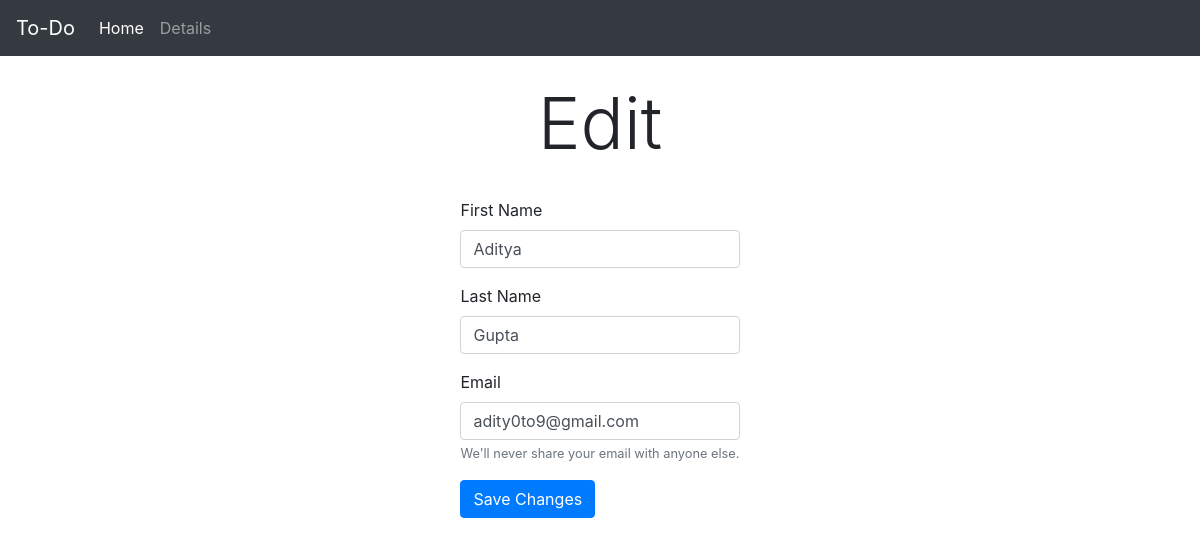
/edit/18, run on the app's committed database.
### todo/models.py (models this page shows)
class User(models.Model):
    fname = models.CharField(max_length=100)
    lname = models.CharField(max_length=100)
    email = models.EmailField(max_length=500)

### crud/views.py (the view)
# urls.py: path('edit/<int:edit_id>', views.edit),
def edit(request, edit_id):
    user = User.objects.get(id=edit_id)
    data = {'d': user}
    return render(request, 'edit.html', data)

### templates/edit.html (shortened to what this page needs)
{% extends 'base.html' %}
{% block content %}
<h1 class="display-3 text-center">Edit</h1>
<div class='container d-flex justify-content-around'>
<form  action="/updaterecord/{{d.id}}" method="post">
  <div class="form-group">
    <label for="exampleInputEmail1">First Name</label>
    <input name="fname" type="text" value="{{d.fname}}" class="form-control" id="exampleInputEmail1" aria-describedby="emailHelp" placeholder="Enter First Name">
  </div>
     <div class="form-group">
    <label for="exampleInputEmail1">Last Name</label>
    <input name="lname" type="text" value="{{d.lname}}" class="form-control" id="exampleInputEmail2" aria-describedby="emailHelp" placeholder="Enter Last Name">
  </div>
     <div class="form-group">
    <label for="exampleInputEmail1">Email</label>
    <input name="email" type="text" value="{{d.email}}" class="form-control" id="exampleInputEmail3" aria-describedby="emailHelp" placeholder="Enter Email">
    <small id="emailHelp2" class="form-text text-muted">We'll never share your email with anyone else.</small>
  </div>
  <button type="submit" class="btn btn-primary">Save Changes</button>
</form>
</div>
{% endblock %}

### data on the page
User: fname "Aditya", lname "Gupta", email "adity0to9@gmail.com"
